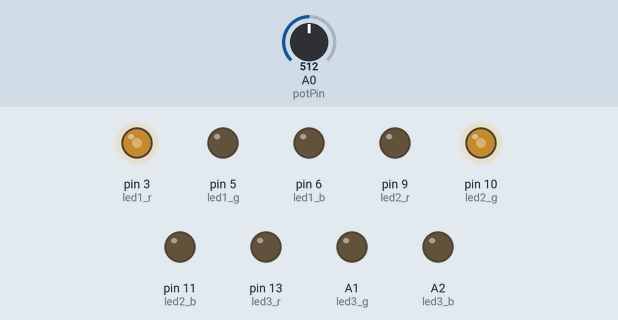
Recording of a sketch running on a simulated Arduino Uno, built with avr-gcc and run on an emulated ATmega328P. Shown: output pins drawn as LEDs (lit = HIGH). The inputs (shaded band) are chosen by the test bench; at power-on: A0 (potPin) = 512.

Above: at 1.2 s.
1.3 s: A0 (potPin) set to 716
At 2.3 s:
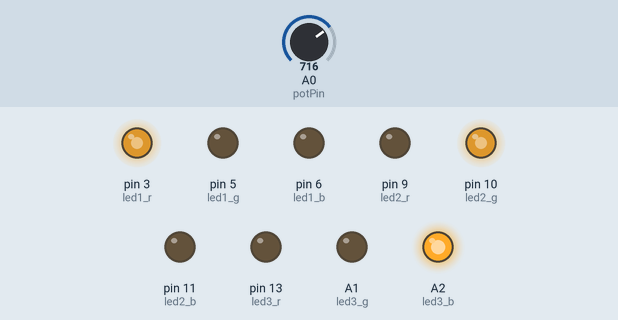
2.8 s: A0 (potPin) set to 900
At 3.7 s:
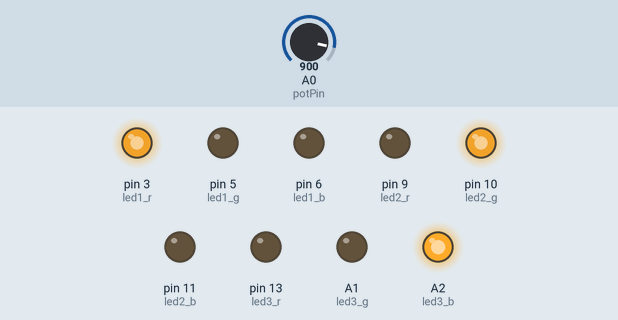
4.3 s: A0 (potPin) set to 122
At 5.1 s:
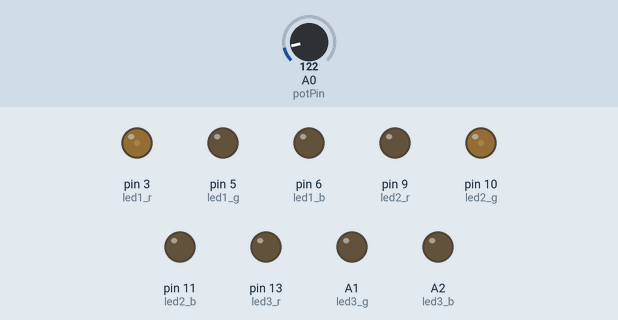
5.8 s: A0 (potPin) set to 0
At 6.5 s:
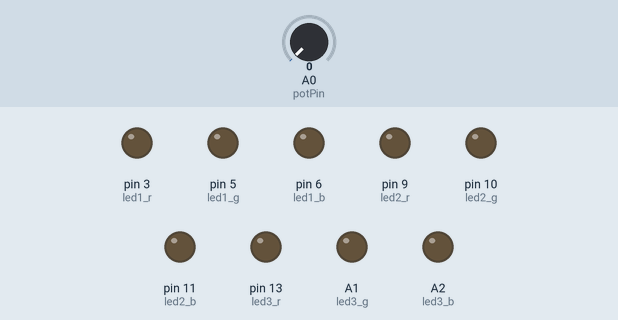
7.3 s: A0 (potPin) set to 511
At 7.9 s:
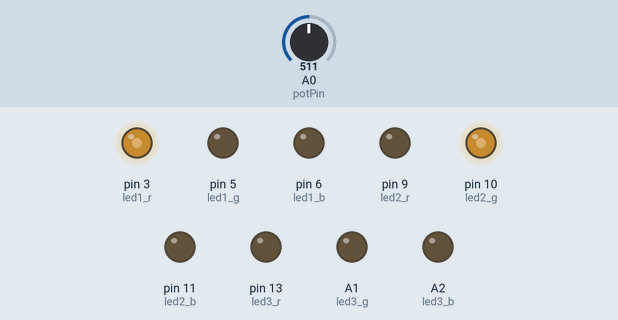
Timing chart, 0 to 9.8 s (numbered marks = the images above; inputs shaded):
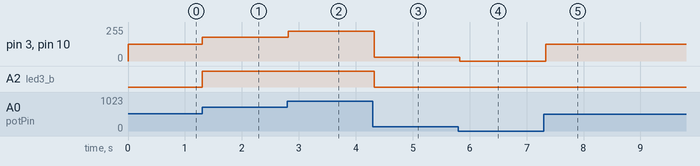

Measured:
- after the input at 1.3 s, pin 3 (led1_r), pin 10 (led2_g): 127/255 → 178/255 at once; A2 (led3_b): LOW → HIGH at once
- after the input at 2.8 s, pin 3 (led1_r), pin 10 (led2_g): 178/255 → 224/255 at once
- after the input at 4.3 s, pin 3 (led1_r), pin 10 (led2_g): 224/255 → 30/255 at once; A2 (led3_b): HIGH → LOW at once
- after the input at 5.8 s, pin 3 (led1_r), pin 10 (led2_g): 30/255 → 0/255 at once
- after the input at 7.3 s, pin 3 (led1_r), pin 10 (led2_g): 0/255 → 127/255 at once

The sketch:

rgb_led.ino
```cpp
// RGB LED pinleri
int led1_r = 3;
int led1_g = 5;
int led1_b = 6;
int led2_r = 9;
int led2_g = 10;
int led2_b = 11;
int led3_r = 13;
int led3_g = A1;
int led3_b = A2;

// Potansiyometre pini
int potPin = A0;

void setup() {
  // LED pinlerini çıkış olarak ayarla
  pinMode(led1_r, OUTPUT);
  pinMode(led1_g, OUTPUT);
  pinMode(led1_b, OUTPUT);
  pinMode(led2_r, OUTPUT);
  pinMode(led2_g, OUTPUT);
  pinMode(led2_b, OUTPUT);
  pinMode(led3_r, OUTPUT);
  pinMode(led3_g, OUTPUT);
  pinMode(led3_b, OUTPUT);

  // Potansiyometre pinini giriş olarak ayarla
  pinMode(potPin, INPUT);
}

void loop() {
  // Potansiyometreden değeri oku (0 - 1023 arası değer)
  int potValue = analogRead(potPin);

  // Potansiyometre değerini 0 - 255 aralığına ölçekle
  int brightness = map(potValue, 0, 1023, 0, 255);

  // RGB LED 1: Kırmızı (parlaklık potansiyometreden kontrol ediliyor)
  analogWrite(led1_r, brightness);
  analogWrite(led1_g, 0);
  analogWrite(led1_b, 0);

  // RGB LED 2: Yeşil (parlaklık potansiyometreden kontrol ediliyor)
  analogWrite(led2_r, 0);
  analogWrite(led2_g, brightness);
  analogWrite(led2_b, 0);

  // RGB LED 3: Mavi (parlaklık potansiyometreden kontrol ediliyor)
  analogWrite(led3_r, 0);
  analogWrite(led3_g, 0);
  analogWrite(led3_b, brightness);

  delay(50); // Kısa bir bekleme süresi
}
```
